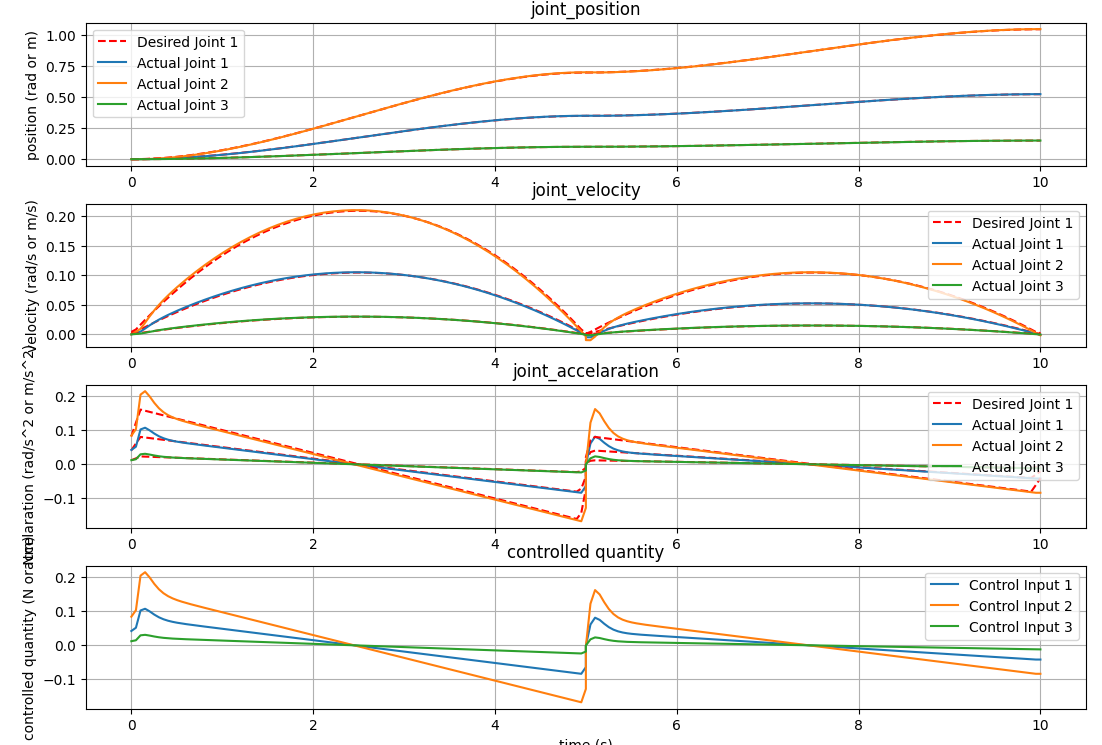

The Python source for this figure:
import numpy as np
import matplotlib.pyplot as plt

# 设定PD控制器增益
Kp = np.array([100, 100, 100])
Kd = np.array([20, 20, 20])

# 时间节点
t0 = 0
tmid = 5
tf = 10


# 位置节点
q0 = np.array([0, 0, 0])
qmid = np.array([np.radians(20), np.radians(40), 0.1])
qf = np.array([np.radians(30), np.radians(60), 0.15])

# 初始化结果
t1 = np.linspace(t0, tmid, 100)
t2 = np.linspace(tmid, tf, 100)
q = []
dq = []
ddq = []

# 分别计算每个关节的轨迹
for i in range(3):
    # 第一段轨迹规划系数
    A1 = np.array([
        [1, t0, t0**2, t0**3],
        [0, 1, 2*t0, 3*t0**2],
        [1, tmid, tmid**2, tmid**3],
        [0, 1, 2*tmid, 3*tmid**2]
    ])
    B1 = np.array([q0[i], 0, qmid[i], 0])
    coeffs1 = np.linalg.solve(A1, B1)

    # 第二段轨迹规划系数
    A2 = np.array([
        [1, tmid, tmid**2, tmid**3],
        [0, 1, 2*tmid, 3*tmid**2],
        [1, tf, tf**2, tf**3],
        [0, 1, 2*tf, 3*tf**2]
    ])
    B2 = np.array([qmid[i], 0, qf[i], 0])
    coeffs2 = np.linalg.solve(A2, B2)

    # 位置曲线
    q1 = np.polyval(coeffs1[::-1], t1)
    q2 = np.polyval(coeffs2[::-1], t2)

    # 速度曲线
    dq1 = np.polyval(np.polyder(coeffs1[::-1]), t1)
    dq2 = np.polyval(np.polyder(coeffs2[::-1]), t2)

    # 加速度曲线
    ddq1 = np.polyval(np.polyder(coeffs1[::-1], 2), t1)
    ddq2 = np.polyval(np.polyder(coeffs2[::-1], 2), t2)

    # 合并数据
    q.append(np.concatenate((q1, q2)))
    dq.append(np.concatenate((dq1, dq2)))
    ddq.append(np.concatenate((ddq1, ddq2)))

# 转换为numpy数组
q = np.array(q)
dq = np.array(dq)
ddq = np.array(ddq)

# 时间范围
t = np.concatenate((t1, t2))

dt = t[1] - t[0]

# 期望轨迹
q_des = q
dq_des = np.gradient(q, axis=1) / dt
ddq_des = np.gradient(dq_des, axis=1) / dt

# 初始化
q_actual = np.zeros_like(q)
dq_actual = np.zeros_like(dq)
ddq_actual = np.zeros_like(ddq)
u = np.zeros_like(q)

# 初始条件
q_actual[:, 0] = q[:, 0]
dq_actual[:, 0] = dq[:, 0]

# 仿真
for i in range(1, len(t)):
    # 计算控制输入
    u[:, i - 1] = Kp * (q_des[:, i - 1] - q_actual[:, i - 1]) + Kd * (dq_des[:, i - 1] - dq_actual[:, i - 1])

    # 计算加速度
    ddq_actual[:, i - 1] = u[:, i - 1]  # 简化为直接等于控制输入

    # 计算速度和位置
    dq_actual[:, i] = dq_actual[:, i - 1] + ddq_actual[:, i - 1] * dt
    q_actual[:, i] = q_actual[:, i - 1] + dq_actual[:, i - 1] * dt

# 最后一个时刻的控制量和加速度无法计算，赋值为最后一个已知值
u[:, -1] = u[:, -2]
ddq_actual[:, -1] = ddq_actual[:, -2]

# 绘制结果曲线
fig, axs = plt.subplots(4, 1, figsize=(10, 12))

# 关节位置
for i in range(3):
    axs[0].plot(t, q_des[i], 'r--', label=f'Desired Joint {i + 1}' if i == 0 else "")
    axs[0].plot(t, q_actual[i], label=f'Actual Joint {i + 1}')
axs[0].set_ylabel('position (rad or m)')
axs[0].set_title('joint_position')
axs[0].grid(True)
axs[0].legend()

# 关节速度
for i in range(3):
    axs[1].plot(t, dq_des[i], 'r--', label=f'Desired Joint {i + 1}' if i == 0 else "")
    axs[1].plot(t, dq_actual[i], label=f'Actual Joint {i + 1}')
axs[1].set_ylabel('velocity (rad/s or m/s)')
axs[1].set_title('joint_velocity')
axs[1].grid(True)
axs[1].legend()

# 关节加速度
for i in range(3):
    axs[2].plot(t, ddq_des[i], 'r--', label=f'Desired Joint {i + 1}' if i == 0 else "")
    axs[2].plot(t, ddq_actual[i], label=f'Actual Joint {i + 1}')
axs[2].set_ylabel('accelaration (rad/s^2 or m/s^2)')
axs[2].set_title('joint_accelaration')
axs[2].grid(True)
axs[2].legend()

# 控制量
for i in range(3):
    axs[3].plot(t, u[i], label=f'Control Input {i + 1}')
axs[3].set_ylabel('controlled quantity (N or Nm)')
axs[3].set_title('controlled quantity')
axs[3].set_xlabel('time (s)')
axs[3].grid(True)
axs[3].legend()

plt.tight_layout()
plt.show()
